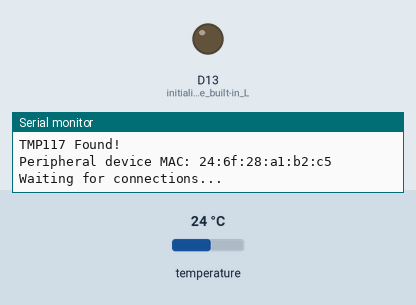
A sketch run on a simulated Arduino Nano 33 IoT. On the bench: output pins drawn as LEDs (lit = HIGH), the last lines printed to the serial monitor. The test bench sets the inputs (shaded band); at power-on: temperature 24 °C. Nothing arrives over Bluetooth unless stated; a phone connects over Bluetooth LE 3 s after start.

Above: at 0.1 s.
At 3.1 s:
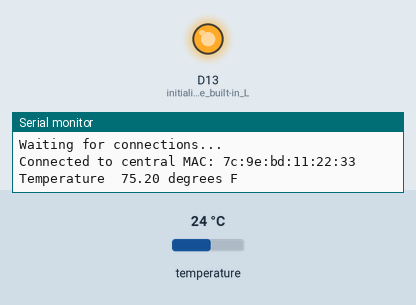
Timing chart, 0 to 4.6 s (numbered marks = the images above):
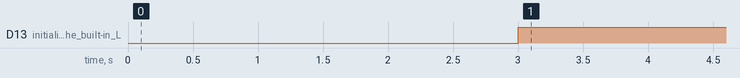

Measured:
- by itself, D13 (initialize_the_built-in_L): LOW → HIGH at 3.0 s

The sketch:

BLE_Arduino.ino
```cpp
/*
  * Adapted from Arduino Nano 33 BLE Getting Started
  * which was adapted from Arduino BatteryMonitor example
  * scl in 5a
  * This transmits the temperature as a string
 */

#include <Wire.h>
#include <Adafruit_TMP117.h>
#include <Adafruit_Sensor.h>

#include <ArduinoBLE.h>

Adafruit_TMP117  tmp117;

BLEService tempService("181A");  // User defined service

BLEStringCharacteristic tempCharacteristic("2A6E",  // standard 16-bit characteristic UUID
    BLERead, 5); // remote clients will only be able to read this

void setup() {
  //Serial.begin(9600);    // initialize serial communication
  //while (!Serial);

  pinMode(LED_BUILTIN, OUTPUT); // initialize the built-in LED pin

  //Temp sensor
  Serial.begin(115200);
  //while (!Serial) delay(10);     // will pause Zero, Leonardo, etc until serial console opens
  Serial.println("Adafruit TMP117 test!");

  // Try to initialize!
  while (!tmp117.begin()) {
    Serial.println("Failed to find TMP117 chip");
    //while (1) { delay(10); }
    delay(500);
  }
  Serial.println("TMP117 Found!");


  if (!BLE.begin()) {   // initialize BLE
    Serial.println("starting BLE failed!");
    while (1);
  }

  //ble setup
  BLE.setLocalName("DFU Nano");  // Set name for connection
  BLE.setAdvertisedService(tempService); // Advertise service
  tempService.addCharacteristic(tempCharacteristic); // Add characteristic to service
  BLE.addService(tempService); // Add service
  // greetingCharacteristic.setValue(greeting); // Set greeting string

  BLE.advertise();  // Start advertising
  Serial.print("Peripheral device MAC: ");
  Serial.println(BLE.address());
  Serial.println("Waiting for connections...");
}

void loop() {
  BLEDevice central = BLE.central();  // Wait for a BLE central to connect

  // if a central is connected to the peripheral:
  if (central) {
    Serial.print("Connected to central MAC: ");
    // print the central's BT address:
    Serial.println(central.address());
    // turn on the LED to indicate the connection:
    digitalWrite(LED_BUILTIN, HIGH);

    while (central.connected()){

      long interval = 10;
      unsigned long currentCount = 0;
      //unsigned long previousMillis = 0;
      //if(currentCount > interval)
      //{
        currentCount = 0;


        sensors_event_t temp; // create an empty event to be filled
        tmp117.getEvent(&temp); //fill the empty event object with the current measurements
        float tempReadingF = temp.temperature * 1.8 + 32;
        Serial.print("Temperature  "); Serial.print(tempReadingF);Serial.println(" degrees F");
        //Serial.print("Temperature  "); Serial.print(temp.temperature);Serial.println(" degrees C");
        Serial.println("");


        //tempCharacteristic.writeValue((int)temp.temperature);
        //tempCharacteristic.writeValue(temp.temperature);
//        unsigned char tempArray[5] = {0, byte(temp.temperature), 0, 0, 0};
        byte tempArray[2] = {tempReadingF/100, 0};
        //tempCharacteristic.setValue((temp.temperature * 1.8 +32));
        String tempString = String(tempReadingF);
        tempCharacteristic.setValue(tempString);
        //tempCharacteristic.setValue(temp.temperature * 5);
        //tempCharacteristic.setValue(tempArray);
        bool success = tempCharacteristic.valueUpdated();


        //Serial.print("Value updated?"); Serial.println(success);
        //BLE.advertise();

        delay(2000);
      //} else {
        //Serial.print("Current val "); Serial.println(currentCount);
        //currentCount = currentCount + 1;
      //}

    } // keep looping while connected

    // when the central disconnects, turn off the LED:
    digitalWrite(LED_BUILTIN, LOW);
    Serial.print("Disconnected from central MAC: ");
    Serial.println(central.address());
  }
}
```
